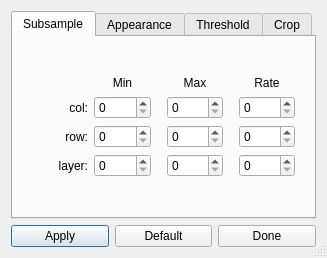
<?xml version="1.0" encoding="UTF-8"?>
<ui version="4.0">
 <class>VectorDialog</class>
 <widget class="QDialog" name="VectorDialog">
  <property name="geometry">
   <rect>
    <x>0</x>
    <y>0</y>
    <width>299</width>
    <height>242</height>
   </rect>
  </property>
  <property name="windowTitle">
   <string>Vector</string>
  </property>
  <property name="sizeGripEnabled">
   <bool>true</bool>
  </property>
  <layout class="QGridLayout" name="gridLayout_2">
   <item row="0" column="0">
    <widget class="QTabWidget" name="tabWidget">
     <property name="currentIndex">
      <number>0</number>
     </property>
     <property name="usesScrollButtons">
      <bool>false</bool>
     </property>
     <widget class="QWidget" name="tabSubsample">
      <attribute name="title">
       <string>Subsample</string>
      </attribute>
      <layout class="QGridLayout" name="gridLayout_5">
       <item row="3" column="7">
        <spacer name="horizontalSpacer">
         <property name="orientation">
          <enum>Qt::Horizontal</enum>
         </property>
         <property name="sizeType">
          <enum>QSizePolicy::Fixed</enum>
         </property>
         <property name="sizeHint" stdset="0">
          <size>
           <width>10</width>
           <height>20</height>
          </size>
         </property>
        </spacer>
       </item>
       <item row="4" column="4">
        <widget class="QSpinBox" name="spinBoxKMax"/>
       </item>
       <item row="4" column="1">
        <widget class="QLabel" name="label_6">
         <property name="sizePolicy">
          <sizepolicy hsizetype="Minimum" vsizetype="Preferred">
           <horstretch>0</horstretch>
           <verstretch>0</verstretch>
          </sizepolicy>
         </property>
         <property name="text">
          <string>layer:</string>
         </property>
         <property name="alignment">
          <set>Qt::AlignRight|Qt::AlignTrailing|Qt::AlignVCenter</set>
         </property>
        </widget>
       </item>
       <item row="3" column="1">
        <widget class="QLabel" name="label_5">
         <property name="sizePolicy">
          <sizepolicy hsizetype="Minimum" vsizetype="Preferred">
           <horstretch>0</horstretch>
           <verstretch>0</verstretch>
          </sizepolicy>
         </property>
         <property name="text">
          <string>row:</string>
         </property>
         <property name="alignment">
          <set>Qt::AlignRight|Qt::AlignTrailing|Qt::AlignVCenter</set>
         </property>
        </widget>
       </item>
       <item row="1" column="4">
        <widget class="QLabel" name="label_2">
         <property name="text">
          <string>Max</string>
         </property>
         <property name="alignment">
          <set>Qt::AlignCenter</set>
         </property>
        </widget>
       </item>
       <item row="2" column="2">
        <widget class="QSpinBox" name="spinBoxIMin"/>
       </item>
       <item row="2" column="4">
        <widget class="QSpinBox" name="spinBoxIMax"/>
       </item>
       <item row="4" column="2">
        <widget class="QSpinBox" name="spinBoxKMin"/>
       </item>
       <item row="1" column="2">
        <widget class="QLabel" name="label">
         <property name="text">
          <string>Min</string>
         </property>
         <property name="alignment">
          <set>Qt::AlignCenter</set>
         </property>
        </widget>
       </item>
       <item row="4" column="6">
        <widget class="QSpinBox" name="spinBoxKRate"/>
       </item>
       <item row="3" column="2">
        <widget class="QSpinBox" name="spinBoxJMin"/>
       </item>
       <item row="3" column="4">
        <widget class="QSpinBox" name="spinBoxJMax"/>
       </item>
       <item row="3" column="6">
        <widget class="QSpinBox" name="spinBoxJRate"/>
       </item>
       <item row="3" column="3">
        <spacer name="horizontalSpacer_4">
         <property name="orientation">
          <enum>Qt::Horizontal</enum>
         </property>
         <property name="sizeType">
          <enum>QSizePolicy::Fixed</enum>
         </property>
         <property name="sizeHint" stdset="0">
          <size>
           <width>10</width>
           <height>20</height>
          </size>
         </property>
        </spacer>
       </item>
       <item row="2" column="1">
        <widget class="QLabel" name="label_4">
         <property name="sizePolicy">
          <sizepolicy hsizetype="Minimum" vsizetype="Preferred">
           <horstretch>0</horstretch>
           <verstretch>0</verstretch>
          </sizepolicy>
         </property>
         <property name="text">
          <string>col:</string>
         </property>
         <property name="alignment">
          <set>Qt::AlignRight|Qt::AlignTrailing|Qt::AlignVCenter</set>
         </property>
        </widget>
       </item>
       <item row="0" column="4">
        <spacer name="verticalSpacer">
         <property name="orientation">
          <enum>Qt::Vertical</enum>
         </property>
         <property name="sizeHint" stdset="0">
          <size>
           <width>20</width>
           <height>40</height>
          </size>
         </property>
        </spacer>
       </item>
       <item row="2" column="6">
        <widget class="QSpinBox" name="spinBoxIRate"/>
       </item>
       <item row="5" column="4">
        <spacer name="verticalSpacer_2">
         <property name="orientation">
          <enum>Qt::Vertical</enum>
         </property>
         <property name="sizeHint" stdset="0">
          <size>
           <width>20</width>
           <height>40</height>
          </size>
         </property>
        </spacer>
       </item>
       <item row="1" column="6">
        <widget class="QLabel" name="label_3">
         <property name="text">
          <string>Rate</string>
         </property>
         <property name="alignment">
          <set>Qt::AlignCenter</set>
         </property>
        </widget>
       </item>
       <item row="3" column="0">
        <spacer name="horizontalSpacer_3">
         <property name="orientation">
          <enum>Qt::Horizontal</enum>
         </property>
         <property name="sizeType">
          <enum>QSizePolicy::Fixed</enum>
         </property>
         <property name="sizeHint" stdset="0">
          <size>
           <width>10</width>
           <height>20</height>
          </size>
         </property>
        </spacer>
       </item>
       <item row="4" column="5">
        <spacer name="horizontalSpacer_5">
         <property name="orientation">
          <enum>Qt::Horizontal</enum>
         </property>
         <property name="sizeType">
          <enum>QSizePolicy::Fixed</enum>
         </property>
         <property name="sizeHint" stdset="0">
          <size>
           <width>10</width>
           <height>20</height>
          </size>
         </property>
        </spacer>
       </item>
      </layout>
     </widget>
     <widget class="QWidget" name="tabAppearance">
      <attribute name="title">
       <string>Appearance</string>
      </attribute>
      <layout class="QGridLayout" name="gridLayout_4">
       <item row="0" column="0" colspan="2">
        <widget class="QLabel" name="label_9">
         <property name="text">
          <string>Scale Factor:</string>
         </property>
        </widget>
       </item>
       <item row="0" column="2">
        <widget class="QLineEdit" name="lineEditScaleFactor"/>
       </item>
       <item row="1" column="0" colspan="2">
        <widget class="QCheckBox" name="checkBoxLogTransform">
         <property name="text">
          <string>Log Transform</string>
         </property>
        </widget>
       </item>
       <item row="2" column="0" colspan="2">
        <widget class="QCheckBox" name="checkBoxShowBase">
         <property name="text">
          <string>Show Base</string>
         </property>
        </widget>
       </item>
       <item row="2" column="2">
        <widget class="QRadioButton" name="radioButtonBlack">
         <property name="text">
          <string>black</string>
         </property>
        </widget>
       </item>
       <item row="3" column="0">
        <widget class="QToolButton" name="toolButtonLarger">
         <property name="text">
          <string>larger</string>
         </property>
         <property name="toolButtonStyle">
          <enum>Qt::ToolButtonIconOnly</enum>
         </property>
         <property name="arrowType">
          <enum>Qt::UpArrow</enum>
         </property>
        </widget>
       </item>
       <item row="3" column="1">
        <widget class="QLabel" name="label_7">
         <property name="text">
          <string>larger</string>
         </property>
        </widget>
       </item>
       <item row="3" column="2">
        <widget class="QRadioButton" name="radioButtonGray">
         <property name="text">
          <string>gray</string>
         </property>
        </widget>
       </item>
       <item row="4" column="0">
        <widget class="QToolButton" name="toolButtonSmaller">
         <property name="text">
          <string>smaller</string>
         </property>
         <property name="toolButtonStyle">
          <enum>Qt::ToolButtonIconOnly</enum>
         </property>
         <property name="arrowType">
          <enum>Qt::DownArrow</enum>
         </property>
        </widget>
       </item>
       <item row="4" column="1">
        <widget class="QLabel" name="label_8">
         <property name="text">
          <string>smaller</string>
         </property>
        </widget>
       </item>
       <item row="4" column="2">
        <widget class="QRadioButton" name="radioButtonWhite">
         <property name="text">
          <string>white</string>
         </property>
        </widget>
       </item>
       <item row="5" column="0" colspan="2">
        <widget class="QLabel" name="label_10">
         <property name="text">
          <string>Line Width:</string>
         </property>
        </widget>
       </item>
       <item row="5" column="2">
        <widget class="QLineEdit" name="lineEditLineWidth"/>
       </item>
      </layout>
     </widget>
     <widget class="QWidget" name="tabThreshold">
      <attribute name="title">
       <string>Threshold</string>
      </attribute>
      <layout class="QGridLayout" name="gridLayout_3">
       <item row="0" column="0" colspan="2">
        <widget class="QCheckBox" name="checkBoxApplyThreshold">
         <property name="text">
          <string>Apply threshold</string>
         </property>
        </widget>
       </item>
       <item row="1" column="0">
        <widget class="QLabel" name="label_11">
         <property name="text">
          <string>Min Value:</string>
         </property>
        </widget>
       </item>
       <item row="1" column="1">
        <widget class="QLineEdit" name="lineEditVectorMin"/>
       </item>
       <item row="2" column="0">
        <widget class="QLabel" name="label_12">
         <property name="text">
          <string>Max Value:</string>
         </property>
        </widget>
       </item>
       <item row="2" column="1">
        <widget class="QLineEdit" name="lineEditVectorMax"/>
       </item>
      </layout>
     </widget>
     <widget class="QWidget" name="tabCrop">
      <attribute name="title">
       <string>Crop</string>
      </attribute>
      <layout class="QGridLayout" name="gridLayout">
       <item row="3" column="5">
        <spacer name="horizontalSpacer_2">
         <property name="orientation">
          <enum>Qt::Horizontal</enum>
         </property>
         <property name="sizeType">
          <enum>QSizePolicy::Fixed</enum>
         </property>
         <property name="sizeHint" stdset="0">
          <size>
           <width>10</width>
           <height>20</height>
          </size>
         </property>
        </spacer>
       </item>
       <item row="2" column="1">
        <widget class="QDoubleSpinBox" name="doubleSpinBoxXMin"/>
       </item>
       <item row="3" column="0">
        <widget class="QLabel" name="label_26">
         <property name="text">
          <string>y:</string>
         </property>
         <property name="alignment">
          <set>Qt::AlignRight|Qt::AlignTrailing|Qt::AlignVCenter</set>
         </property>
        </widget>
       </item>
       <item row="2" column="3" colspan="2">
        <widget class="QLineEdit" name="lineEditXDelta"/>
       </item>
       <item row="4" column="3" colspan="2">
        <widget class="QLineEdit" name="lineEditZDelta"/>
       </item>
       <item row="1" column="1">
        <widget class="QLabel" name="label_30">
         <property name="text">
          <string>Min</string>
         </property>
         <property name="alignment">
          <set>Qt::AlignCenter</set>
         </property>
        </widget>
       </item>
       <item row="2" column="2">
        <widget class="QDoubleSpinBox" name="doubleSpinBoxXMax"/>
       </item>
       <item row="3" column="2">
        <widget class="QDoubleSpinBox" name="doubleSpinBoxYMax"/>
       </item>
       <item row="1" column="2">
        <widget class="QLabel" name="label_27">
         <property name="text">
          <string>Max</string>
         </property>
         <property name="alignment">
          <set>Qt::AlignCenter</set>
         </property>
        </widget>
       </item>
       <item row="4" column="1">
        <widget class="QDoubleSpinBox" name="doubleSpinBoxZMin"/>
       </item>
       <item row="0" column="2">
        <spacer name="verticalSpacer_3">
         <property name="orientation">
          <enum>Qt::Vertical</enum>
         </property>
         <property name="sizeHint" stdset="0">
          <size>
           <width>20</width>
           <height>40</height>
          </size>
         </property>
        </spacer>
       </item>
       <item row="2" column="0">
        <widget class="QLabel" name="label_25">
         <property name="text">
          <string>x:</string>
         </property>
         <property name="alignment">
          <set>Qt::AlignRight|Qt::AlignTrailing|Qt::AlignVCenter</set>
         </property>
        </widget>
       </item>
       <item row="4" column="0">
        <widget class="QLabel" name="label_28">
         <property name="text">
          <string>z:</string>
         </property>
         <property name="alignment">
          <set>Qt::AlignRight|Qt::AlignTrailing|Qt::AlignVCenter</set>
         </property>
        </widget>
       </item>
       <item row="4" column="2">
        <widget class="QDoubleSpinBox" name="doubleSpinBoxZMax"/>
       </item>
       <item row="5" column="4">
        <widget class="QSpinBox" name="spinBoxCropAngle"/>
       </item>
       <item row="5" column="2" colspan="2">
        <widget class="QLabel" name="label_31">
         <property name="text">
          <string>Crop Angle (deg):</string>
         </property>
        </widget>
       </item>
       <item row="3" column="1">
        <widget class="QDoubleSpinBox" name="doubleSpinBoxYMin"/>
       </item>
       <item row="3" column="3" colspan="2">
        <widget class="QLineEdit" name="lineEditYDelta"/>
       </item>
       <item row="6" column="2">
        <spacer name="verticalSpacer_4">
         <property name="orientation">
          <enum>Qt::Vertical</enum>
         </property>
         <property name="sizeHint" stdset="0">
          <size>
           <width>20</width>
           <height>40</height>
          </size>
         </property>
        </spacer>
       </item>
       <item row="1" column="3" colspan="2">
        <widget class="QLabel" name="label_29">
         <property name="text">
          <string>Delta</string>
         </property>
         <property name="alignment">
          <set>Qt::AlignCenter</set>
         </property>
        </widget>
       </item>
      </layout>
     </widget>
    </widget>
   </item>
   <item row="1" column="0">
    <layout class="QHBoxLayout" name="horizontalLayout">
     <item>
      <widget class="QPushButton" name="pushButtonApply">
       <property name="text">
        <string>Apply</string>
       </property>
      </widget>
     </item>
     <item>
      <widget class="QPushButton" name="pushButtonDefault">
       <property name="text">
        <string>Default</string>
       </property>
      </widget>
     </item>
     <item>
      <widget class="QPushButton" name="pushButtonDone">
       <property name="text">
        <string>Done</string>
       </property>
      </widget>
     </item>
    </layout>
   </item>
  </layout>
 </widget>
 <resources/>
 <connections/>
</ui>
